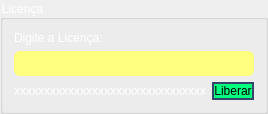
                <widget class="QGroupBox" name="groupBox_9">
                 <property name="styleSheet">
                  <string notr="true">color: rgb(255, 255, 255);
font: 700 9pt &quot;Segoe UI&quot;;</string>
                 </property>
                 <property name="title">
                  <string>Licença</string>
                 </property>
                 <layout class="QGridLayout" name="gridLayout_16">
                  <item row="0" column="0">
                   <widget class="QLabel" name="label_digite">
                    <property name="maximumSize">
                     <size>
                      <width>101</width>
                      <height>16</height>
                     </size>
                    </property>
                    <property name="text">
                     <string>Digite a Licença:</string>
                    </property>
                   </widget>
                  </item>
                  <item row="1" column="0" colspan="2">
                   <widget class="QLineEdit" name="txt_licenca">
                    <property name="minimumSize">
                     <size>
                      <width>0</width>
                      <height>25</height>
                     </size>
                    </property>
                    <property name="styleSheet">
                     <string notr="true">QLineEdit {
   
	background-color: rgb(255, 255, 127);
    font: bold 10pt &quot;Segoe UI&quot;;
    color: rgb(0, 0, 0); /* Define a cor da fonte como preta */
    border-radius: 6px;
}

QLineEdit:focus {
    background-color: rgb(127, 191, 255); /* Cor quando selecionado/focado */
}

QMenu {
    background-color: rgb(0, 0, 0);
    color: #ffffff;
    font: bold 10px &quot;Segoe UI&quot;;
    border-radius: 6px;
}

</string>
                    </property>
                    <property name="cursorMoveStyle">
                     <enum>Qt::CursorMoveStyle::VisualMoveStyle</enum>
                    </property>
                    <property name="clearButtonEnabled">
                     <bool>true</bool>
                    </property>
                   </widget>
                  </item>
                  <item row="2" column="0">
                   <widget class="QLabel" name="label_dias_expira">
                    <property name="text">
                     <string>xxxxxxxxxxxxxxxxxxxxxxxxxxxxxxxx</string>
                    </property>
                   </widget>
                  </item>
                  <item row="2" column="1">
                   <widget class="QPushButton" name="btn_liberar_licenca">
                    <property name="maximumSize">
                     <size>
                      <width>86</width>
                      <height>24</height>
                     </size>
                    </property>
                    <property name="styleSheet">
                     <string notr="true">    QPushButton {
	background-color: rgb(0, 255, 127);
        border: 2px solid #394568;
        border-radius: 10px;
        font: 700 10pt &quot;Segoe UI&quot;;
		color: rgb(0, 0, 0);
    }
    QPushButton:hover {
        background-color: #44537c;
    }
    QPushButton:pressed {
        background-color: #2c3650;
    }

</string>
                    </property>
                    <property name="text">
                     <string>Liberar</string>
                    </property>
                   </widget>
                  </item>
                 </layout>
                </widget>
